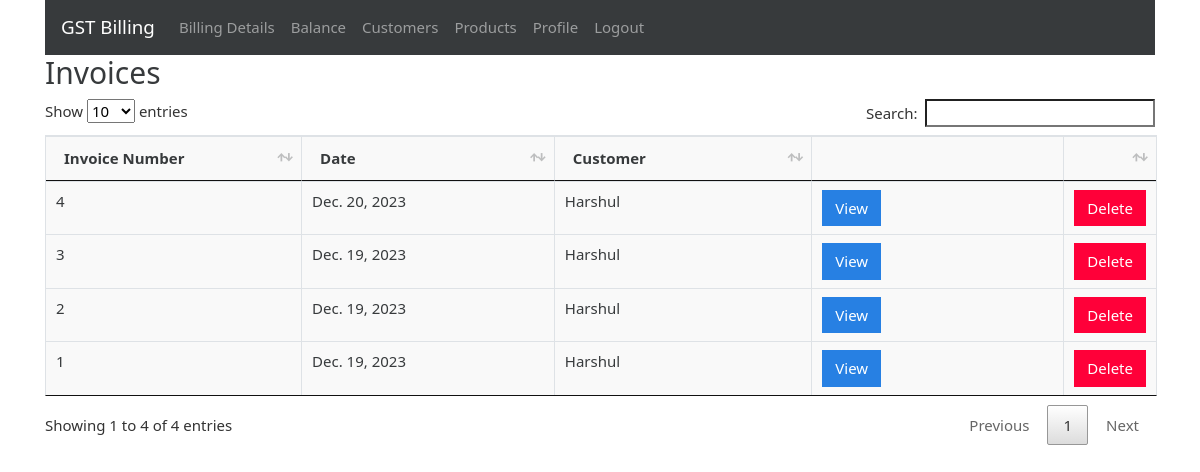
Screenshot of /invoices (signed in) with the database file from the repository.
### gstbillingapp/models.py (models this page shows, shortened)
class Invoice(models.Model):
    user = models.ForeignKey(User, null=True, blank=True, on_delete=models.SET_NULL)
    invoice_number = models.IntegerField()
    invoice_date = models.DateField()
    invoice_customer = models.ForeignKey(
        'Customer',
        on_delete=models.SET_NULL,
        null=True
    )
    invoice_json = models.TextField()
    inventory_reflected = models.BooleanField(default=True)
    books_reflected = models.BooleanField(default=True)

class Customer(models.Model):
    user = models.ForeignKey(User, null=True, blank=True, on_delete=models.SET_NULL)
    customer_name = models.CharField(max_length=200)
    customer_address = models.TextField(max_length=600, blank=True, null=True)
    customer_phone = models.CharField(max_length=14, blank=True, null=True)
    customer_gst = models.CharField(max_length=15, blank=True, null=True)
    def __str__(self):
        return self.customer_name

### gstbillingapp/views.py (the view)
# urls.py: path('invoices', views.invoices, name='invoices'),
@login_required
def invoices(request):
    context = {}
    context['products'] = Product.objects.filter(user=request.user)
    context = {}
    context['invoices'] = Invoice.objects.filter(user=request.user).order_by('-id')
    return render(request, 'gstbillingapp/invoices.html', context)

### gstbillingapp/templates/gstbillingapp/invoices.html (shortened to what this page needs)
{% extends "gstbillingapp/base.html" %}
{% load static %}
{% block content %}
		<h2>Invoices</h2>
		<table class="table table-bordered" id="invoice-table">
		<thead>
			<tr>
				<th>Invoice Number</th>
				<th>Date</th>
				<th>Customer</th>
				<th></th>
				<th></th>
			</tr>
		</thead>
		<tbody class="two-col-form">
			{% for invoice in invoices %}
			<tr>
 				<td>{{invoice.invoice_number}}</td>
 				<td>{{invoice.invoice_date}}</td>
 				<td>{{invoice.invoice_customer}}</td>
				 <td><a href="{% url 'invoice_viewer' invoice.id %}"><button type="button" class="btn btn-primary">View</button></a></td>
				 <td><button type="button" class="btn btn-danger" data-toggle="modal" data-target="#invoiceDeleteModal" data-invoice-id="{{invoice.id}}" data-invoice-number="{{invoice.invoice_number}}, for {{invoice.invoice_customer}}">Delete</button></td>
			</tr>
			{% endfor %}
		</tbody>
		</table>
{% endblock %}

### gstbillingapp/static/gstbillingapp/main.css (style rules this page uses)
.table-bordered td, .table-bordered th { padding: 0.25em; }
.table-bordered tbody td, .table-bordered tbody th, .table-bordered thead th, .table-bordered thead td { background: #f9f9f9; }
.two-col-form td, .two-col-form th { width: 25%; }

### rows the page displays
Invoice: invoice_number "4", invoice_date "Dec. 20, 2023", invoice_customer "Harshul"
Invoice: invoice_number "3", invoice_date "Dec. 19, 2023", invoice_customer "Harshul"
Invoice: invoice_number "2", invoice_date "Dec. 19, 2023", invoice_customer "Harshul"
Invoice: invoice_number "1", invoice_date "Dec. 19, 2023", invoice_customer "Harshul"
